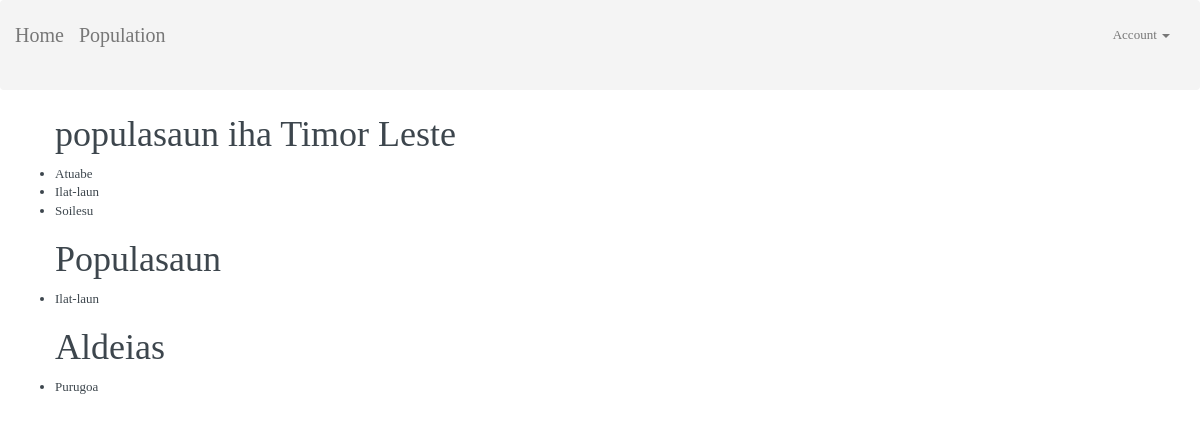
Screenshot of /population/ with the database file from the repository.
### marobo/models.py (models this page shows, shortened)
class Suco(models.Model):
    name = models.CharField(max_length=128)
    descriptions = models.CharField(max_length=128)

class Population(models.Model):
    distrito = models.CharField(max_length=128)
    sub_distrito = models.CharField(max_length=128)
    suco = models.CharField(max_length=128)
    aldeia = models.CharField(max_length=128)
    def __unicode__(self):
        return self.suco

class Aldeia(models.Model):
    name = models.CharField(max_length=128)
    populations = models.CharField(max_length=128)
    suco = models.ForeignKey(Suco, blank=False, null=False)
    descriptions = models.TextField(blank=True, null=True)
    def __unicode__(self):
        return self.name

### marobo/views.py (the view)
# urls.py: url(r'^population/$', views.PopulationView.as_view(), name='population'),
class PopulationView(TemplateView):
    template_name = 'marobo/suco.html'
    def get_context_data(self, **kwargs):
        context = super(PopulationView, self).get_context_data(**kwargs)
        context['sucos'] = Suco.objects.all().order_by('name')
        context['populations'] = Population.objects.all()
        context['aldeias'] = Aldeia.objects.all()
        return context

### marobo/templates/marobo/suco.html
{% extends 'marobo/base.html' %}
{% block content %}
    <ul>
        <h1>populasaun iha Timor Leste </h1>
        {% for suco in sucos %}
            <li> {{ suco.name }} </li>
        {% endfor %}
    </ul>
    <ul>
        <h1>Populasaun</h1>
        {% for population in populations %}
            <li>
              {{ population }}
            </li>
        {% endfor %}
    </ul>
    <ul>
        <h1>Aldeias</h1>
        {% for aldeia in aldeias %}
            <li>
              {{ aldeia }}
            </li>
        {% endfor %}
    </ul>
{% endblock %}

### marobo/static/css/site.css (style rules this page uses)
body { font-family:ProximaNovaA-Regular; background-color:#FFFFFF; font-size: 13px; color: #3d464d; }

### rows the page displays
Suco: name "Atuabe"
Suco: name "Ilat-laun"
Suco: name "Soilesu"
Population: suco "Ilat-laun"
Aldeia: name "Purugoa"
